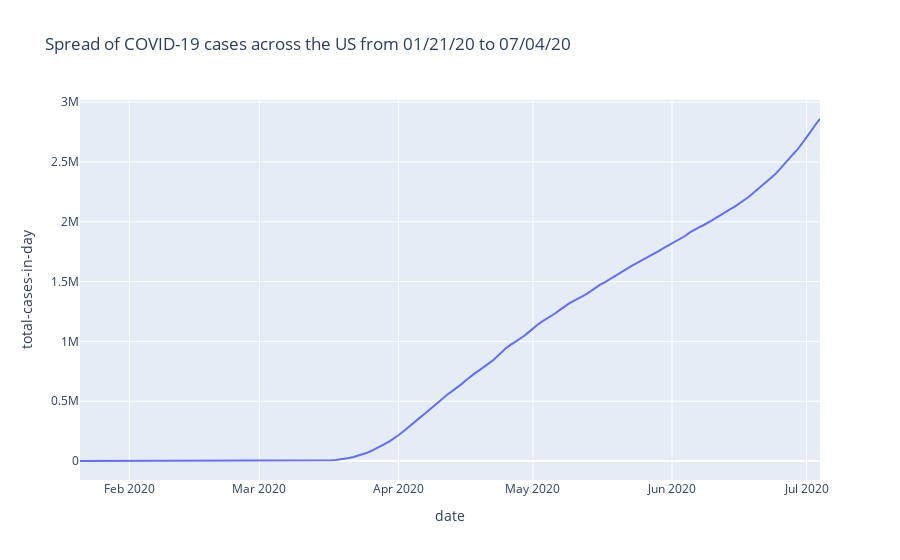

The cell this chart's notebook holds for it:
### Markdown cell above
I wanted to see how the cases in the US are behaving through a time scale. Below is a simple method grouping by date and plot of the total number of cases in a day.

The plot is fairly linear after April, so thankfully the initial prediction of the cases/outbreak being exponential is not true. However, the bad news is that the number of cases throughout the US is still increasing. We can even see a slight increase in the rate of covid cases in June. A little frightening..

### Code cell
df_date = df.groupby(df['date']).agg({'cases': ['sum','max']})
df_date.columns = ['total-cases-in-day', 'max']
py.plot(x = df_date.index,
        y = 'total-cases-in-day',
        data_frame = df_date,
        kind = 'line',
        title = 'Spread of COVID-19 cases across the US from 01/21/20 to 07/04/20'
)

### Figure 1 — Plotly figure (JSON) as saved in the notebook; plotly's stock layout.template omitted (floating-point values rounded to 4 significant figures; data arrays with more than 128 entries replaced by an {"elided": "..."} marker saying what was removed)
{"data": [{"hovertemplate": "date=%{x}<br>total-cases-in-day=%{y}<extra></extra>", "legendgroup": "", "line": {"color": "#636efa", "dash": "solid"}, "mode": "lines", "name": "", "orientation": "v", "showlegend": false, "type": "scatter", "x": {"elided": "166 str values"}, "xaxis": "x", "y": {"elided": "166 int values"}, "yaxis": "y"}], "layout": {"legend": {"tracegroupgap": 0}, "title": {"text": "Spread of COVID-19 cases across the US from 01/21/20 to 07/04/20"}, "xaxis": {"anchor": "y", "domain": [0, 1], "title": {"text": "date"}}, "yaxis": {"anchor": "x", "domain": [0, 1], "title": {"text": "total-cases-in-day"}}}}
